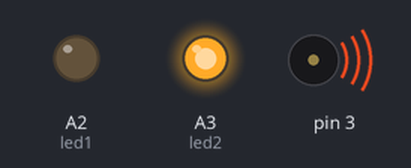
Recording of a sketch running on a simulated Arduino Uno, built with avr-gcc and run on an emulated ATmega328P. On the bench: output pins drawn as LEDs (lit = HIGH), buzzer (waves = sounding).

Above: at 0.2 s.
At 2.4 s:
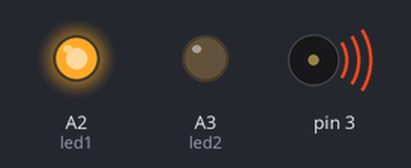
Timing chart, 0 to 3.0 s (numbered marks = the images above):
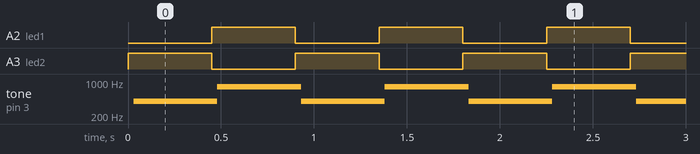

Measured:
- by itself, A2 (led1), A3 (led2): alternates HIGH for 0.45 s and LOW for 0.45 s
- by itself, tone on pin 3: alternates 800 Hz for 0.45 s and 400 Hz for 0.45 s

The sketch:

codigo_esalqshow.ino
```cpp
int led1 = A2, led2 = A3;
int i;


void setup() {
  // put your setup code here, to run once:

  //led vermelho
  pinMode(led1, OUTPUT);
  //led verde
  pinMode(led2, OUTPUT);
  //definindo a porta para o Buzzer
  pinMode(3, OUTPUT);
}

void loop() {
  // put your main code here, to run repeatedly:

  //aumenta o brilho de 0 a 255
  for (i=0; i<5; i++)
  {
    //acende o led1 e apaga o outro, com delay
  	analogWrite(led1, i);
    //255 é o brilho máx. do led
  	analogWrite(led2, 254-i);
    delay(30);
    //pino de conexão, frequência do som, duração
    tone(3,400,500);
  }
  delay(300);

  //acende o led2 e apaga o outro, com delay
  for (i=0; i<5; i++)
  {
  	analogWrite(led2, i);
  	analogWrite(led1, 254-i);
    delay(30);
    //pino de conexão, frequência do som, duração
    tone(3,800,500);
  }
    delay(300);
}
```
